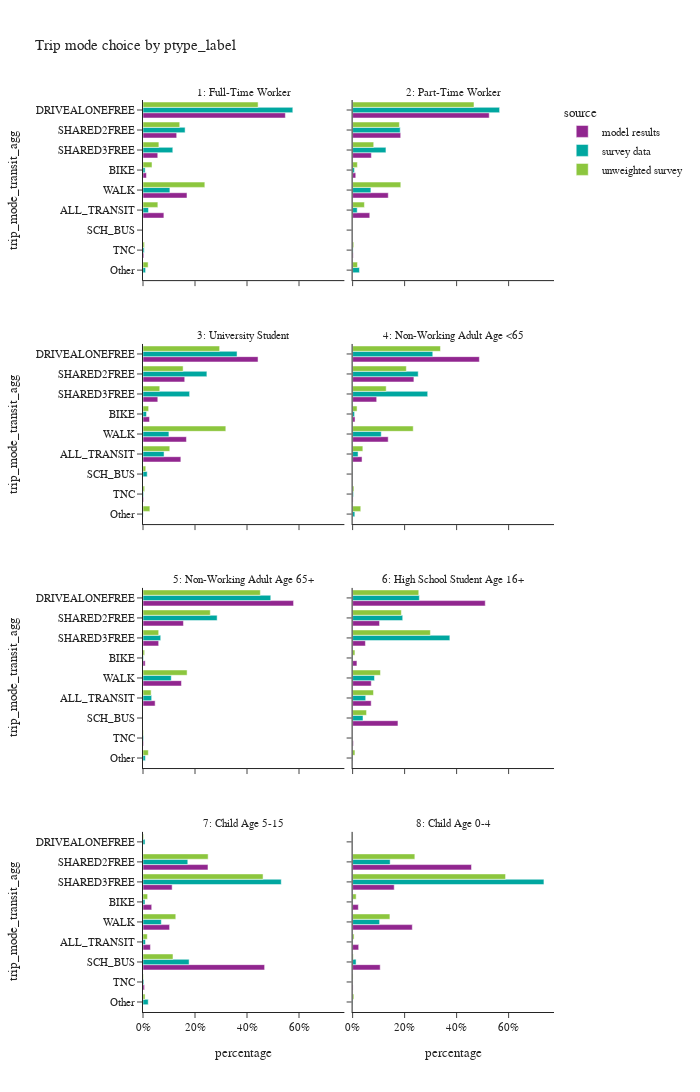
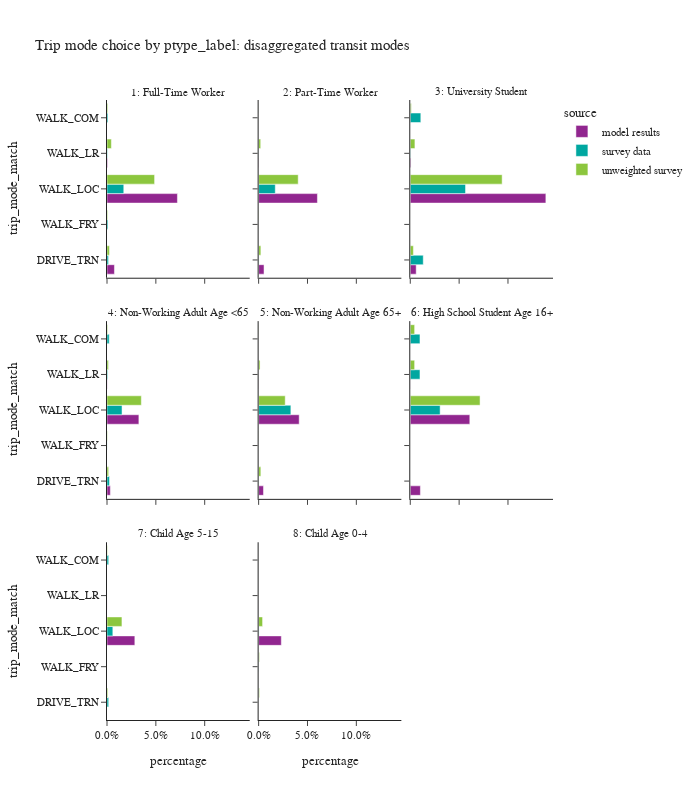

Source (notebook cell) for these figures, in order:
### Code cell
plot_mode_choice(trip_data,'ptype_label',2,1200)
plot_mode_choice_transit(trip_data,'ptype_label',3,800)

### Figure 1 — Plotly figure (JSON) as saved in the notebook; plotly's stock layout.template omitted (floating-point values rounded to 4 significant figures)
{"data": [{"alignmentgroup": "True", "hovertemplate": "source=model results<br>ptype_label=1: Full-Time Worker<br>percentage=%{x}<br>trip_mode_transit_agg=%{y}<extra></extra>", "legendgroup": "model results", "marker": {"color": "#91268F", "pattern": {"shape": ""}}, "name": "model results", "offsetgroup": "model results", "orientation": "h", "showlegend": true, "textposition": "auto", "type": "bar", "x": [0.08029, 0.01324, 0.5475, 0.1296, 0.05675, 0.003376, 0.1692], "xaxis": "x7", "y": ["ALL_TRANSIT", "BIKE", "DRIVEALONEFREE", "SHARED2FREE", "SHARED3FREE", "TNC", "WALK"], "yaxis": "y7"}, {"alignmentgroup": "True", "hovertemplate": "source=model results<br>ptype_label=2: Part-Time Worker<br>percentage=%{x}<br>trip_mode_transit_agg=%{y}<extra></extra>", "legendgroup": "model results", "marker": {"color": "#91268F", "pattern": {"shape": ""}}, "name": "model results", "offsetgroup": "model results", "orientation": "h", "showlegend": false, "textposition": "auto", "type": "bar", "x": [0.066, 0.01208, 0.5254, 0.185, 0.07216, 0.002256, 0.1371], "xaxis": "x8", "y": ["ALL_TRANSIT", "BIKE", "DRIVEALONEFREE", "SHARED2FREE", "SHARED3FREE", "TNC", "WALK"], "yaxis": "y8"}, {"alignmentgroup": "True", "hovertemplate": "source=model results<br>ptype_label=3: University Student<br>percentage=%{x}<br>trip_mode_transit_agg=%{y}<extra></extra>", "legendgroup": "model results", "marker": {"color": "#91268F", "pattern": {"shape": ""}}, "name": "model results", "offsetgroup": "model results", "orientation": "h", "showlegend": false, "textposition": "auto", "type": "bar", "x": [0.1456, 0.02509, 0.4424, 0.1605, 0.0569, 0.002472, 0.167], "xaxis": "x5", "y": ["ALL_TRANSIT", "BIKE", "DRIVEALONEFREE", "SHARED2FREE", "SHARED3FREE", "TNC", "WALK"], "yaxis": "y5"}, {"alignmentgroup": "True", "hovertemplate": "source=model results<br>ptype_label=4: Non-Working Adult Age <65<br>percentage=%{x}<br>trip_mode_transit_agg=%{y}<extra></extra>", "legendgroup": "model results", "marker": {"color": "#91268F", "pattern": {"shape": ""}}, "name": "model results", "offsetgroup": "model results", "orientation": "h", "showlegend": false, "textposition": "auto", "type": "bar", "x": [0.03625, 0.009302, 0.4875, 0.2357, 0.09258, 0.001755, 0.1369], "xaxis": "x6", "y": ["ALL_TRANSIT", "BIKE", "DRIVEALONEFREE", "SHARED2FREE", "SHARED3FREE", "TNC", "WALK"], "yaxis": "y6"}, {"alignmentgroup": "True", "hovertemplate": "source=model results<br>ptype_label=5: Non-Working Adult Age 65+<br>percentage=%{x}<br>trip_mode_transit_agg=%{y}<extra></extra>", "legendgroup": "model results", "marker": {"color": "#91268F", "pattern": {"shape": ""}}, "name": "model results", "offsetgroup": "model results", "orientation": "h", "showlegend": false, "textposition": "auto", "type": "bar", "x": [0.04668, 0.008396, 0.5791, 0.1555, 0.06027, 0.002173, 0.1479], "xaxis": "x3", "y": ["ALL_TRANSIT", "BIKE", "DRIVEALONEFREE", "SHARED2FREE", "SHARED3FREE", "TNC", "WALK"], "yaxis": "y3"}, {"alignmentgroup": "True", "hovertemplate": "source=model results<br>ptype_label=6: High School Student Age 16+<br>percentage=%{x}<br>trip_mode_transit_agg=%{y}<extra></extra>", "legendgroup": "model results", "marker": {"color": "#91268F", "pattern": {"shape": ""}}, "name": "model results", "offsetgroup": "model results", "orientation": "h", "showlegend": false, "textposition": "auto", "type": "bar", "x": [0.07143, 0.01661, 0.5102, 0.1744, 0.1036, 0.04923, 0.002839, 0.07171], "xaxis": "x4", "y": ["ALL_TRANSIT", "BIKE", "DRIVEALONEFREE", "SCH_BUS", "SHARED2FREE", "SHARED3FREE", "TNC", "WALK"], "yaxis": "y4"}, {"alignmentgroup": "True", "hovertemplate": "source=model results<br>ptype_label=7: Child Age 5-15<br>percentage=%{x}<br>trip_mode_transit_agg=%{y}<extra></extra>", "legendgroup": "model results", "marker": {"color": "#91268F", "pattern": {"shape": ""}}, "name": "model results", "offsetgroup": "model results", "orientation": "h", "showlegend": false, "textposition": "auto", "type": "bar", "x": [0.02856, 0.0335, 0.4677, 0.2499, 0.1121, 0.005935, 0.1023], "xaxis": "x", "y": ["ALL_TRANSIT", "BIKE", "SCH_BUS", "SHARED2FREE", "SHARED3FREE", "TNC", "WALK"], "yaxis": "y"}, {"alignmentgroup": "True", "hovertemplate": "source=model results<br>ptype_label=8: Child Age 0-4<br>percentage=%{x}<br>trip_mode_transit_agg=%{y}<extra></extra>", "legendgroup": "model results", "marker": {"color": "#91268F", "pattern": {"shape": ""}}, "name": "model results", "offsetgroup": "model results", "orientation": "h", "showlegend": false, "textposition": "auto", "type": "bar", "x": [0.02336, 0.022, 0.1061, 0.4572, 0.1601, 0.001692, 0.2296], "xaxis": "x2", "y": ["ALL_TRANSIT", "BIKE", "SCH_BUS", "SHARED2FREE", "SHARED3FREE", "TNC", "WALK"], "yaxis": "y2"}, {"alignmentgroup": "True", "hovertemplate": "source=survey data<br>ptype_label=1: Full-Time Worker<br>percentage=%{x}<br>trip_mode_transit_agg=%{y}<extra></extra>", "legendgroup": "survey data", "marker": {"color": "#00A7A0", "pattern": {"shape": ""}}, "name": "survey data", "offsetgroup": "survey data", "orientation": "h", "showlegend": true, "textposition": "auto", "type": "bar", "x": [0.02114, 0.008293, 0.5761, 0.009888, 0.1619, 0.1146, 0.004675, 0.1034], "xaxis": "x7", "y": ["ALL_TRANSIT", "BIKE", "DRIVEALONEFREE", "Other", "SHARED2FREE", "SHARED3FREE", "TNC", "WALK"], "yaxis": "y7"}, {"alignmentgroup": "True", "hovertemplate": "source=survey data<br>ptype_label=2: Part-Time Worker<br>percentage=%{x}<br>trip_mode_transit_agg=%{y}<extra></extra>", "legendgroup": "survey data", "marker": {"color": "#00A7A0", "pattern": {"shape": ""}}, "name": "survey data", "offsetgroup": "survey data", "orientation": "h", "showlegend": false, "textposition": "auto", "type": "bar", "x": [0.01771, 0.007065, 0.5654, 0.0263, 0.183, 0.1282, 0.001934, 0.07035], "xaxis": "x8", "y": ["ALL_TRANSIT", "BIKE", "DRIVEALONEFREE", "Other", "SHARED2FREE", "SHARED3FREE", "TNC", "WALK"], "yaxis": "y8"}, {"alignmentgroup": "True", "hovertemplate": "source=survey data<br>ptype_label=3: University Student<br>percentage=%{x}<br>trip_mode_transit_agg=%{y}<extra></extra>", "legendgroup": "survey data", "marker": {"color": "#00A7A0", "pattern": {"shape": ""}}, "name": "survey data", "offsetgroup": "survey data", "orientation": "h", "showlegend": false, "textposition": "auto", "type": "bar", "x": [0.081, 0.0135, 0.3617, 0.0007484, 0.01619, 0.2457, 0.1793, 0.002254, 0.09964], "xaxis": "x5", "y": ["ALL_TRANSIT", "BIKE", "DRIVEALONEFREE", "Other", "SCH_BUS", "SHARED2FREE", "SHARED3FREE", "TNC", "WALK"], "yaxis": "y5"}, {"alignmentgroup": "True", "hovertemplate": "source=survey data<br>ptype_label=4: Non-Working Adult Age <65<br>percentage=%{x}<br>trip_mode_transit_agg=%{y}<extra></extra>", "legendgroup": "survey data", "marker": {"color": "#00A7A0", "pattern": {"shape": ""}}, "name": "survey data", "offsetgroup": "survey data", "orientation": "h", "showlegend": false, "textposition": "auto", "type": "bar", "x": [0.021, 0.007458, 0.3083, 0.008557, 0.0003043, 0.2523, 0.2887, 0.003184, 0.1101], "xaxis": "x6", "y": ["ALL_TRANSIT", "BIKE", "DRIVEALONEFREE", "Other", "SCH_BUS", "SHARED2FREE", "SHARED3FREE", "TNC", "WALK"], "yaxis": "y6"}, {"alignmentgroup": "True", "hovertemplate": "source=survey data<br>ptype_label=5: Non-Working Adult Age 65+<br>percentage=%{x}<br>trip_mode_transit_agg=%{y}<extra></extra>", "legendgroup": "survey data", "marker": {"color": "#00A7A0", "pattern": {"shape": ""}}, "name": "survey data", "offsetgroup": "survey data", "orientation": "h", "showlegend": false, "textposition": "auto", "type": "bar", "x": [0.03331, 0.001898, 0.4914, 0.009117, 0.2852, 0.06812, 0.002313, 0.1087], "xaxis": "x3", "y": ["ALL_TRANSIT", "BIKE", "DRIVEALONEFREE", "Other", "SHARED2FREE", "SHARED3FREE", "TNC", "WALK"], "yaxis": "y3"}, {"alignmentgroup": "True", "hovertemplate": "source=survey data<br>ptype_label=6: High School Student Age 16+<br>percentage=%{x}<br>trip_mode_transit_agg=%{y}<extra></extra>", "legendgroup": "survey data", "marker": {"color": "#00A7A0", "pattern": {"shape": ""}}, "name": "survey data", "offsetgroup": "survey data", "orientation": "h", "showlegend": false, "textposition": "auto", "type": "bar", "x": [0.05039, 0.001077, 0.2566, 0.001077, 0.03997, 0.1927, 0.374, 0.08418], "xaxis": "x4", "y": ["ALL_TRANSIT", "BIKE", "DRIVEALONEFREE", "Other", "SCH_BUS", "SHARED2FREE", "SHARED3FREE", "WALK"], "yaxis": "y4"}, {"alignmentgroup": "True", "hovertemplate": "source=survey data<br>ptype_label=7: Child Age 5-15<br>percentage=%{x}<br>trip_mode_transit_agg=%{y}<extra></extra>", "legendgroup": "survey data", "marker": {"color": "#00A7A0", "pattern": {"shape": ""}}, "name": "survey data", "offsetgroup": "survey data", "orientation": "h", "showlegend": false, "textposition": "auto", "type": "bar", "x": [0.009396, 0.007617, 0.007836, 0.02009, 0.1773, 0.1723, 0.5317, 0.003387, 0.07037], "xaxis": "x", "y": ["ALL_TRANSIT", "BIKE", "DRIVEALONEFREE", "Other", "SCH_BUS", "SHARED2FREE", "SHARED3FREE", "TNC", "WALK"], "yaxis": "y"}, {"alignmentgroup": "True", "hovertemplate": "source=survey data<br>ptype_label=8: Child Age 0-4<br>percentage=%{x}<br>trip_mode_transit_agg=%{y}<extra></extra>", "legendgroup": "survey data", "marker": {"color": "#00A7A0", "pattern": {"shape": ""}}, "name": "survey data", "offsetgroup": "survey data", "orientation": "h", "showlegend": false, "textposition": "auto", "type": "bar", "x": [0.0006628, 0.0006787, 0.0001678, 0.0008388, 0.01333, 0.1444, 0.7358, 0.0002086, 0.1039], "xaxis": "x2", "y": ["ALL_TRANSIT", "BIKE", "DRIVEALONEFREE", "Other", "SCH_BUS", "SHARED2FREE", "SHARED3FREE", "TNC", "WALK"], "yaxis": "y2"}, {"alignmentgroup": "True", "hovertemplate": "source=unweighted survey<br>ptype_label=1: Full-Time Worker<br>percentage=%{x}<br>trip_mode_transit_agg=%{y}<extra></extra>", "legendgroup": "unweighted survey", "marker": {"color": "#8CC63E", "pattern": {"shape": ""}}, "name": "unweighted survey", "offsetgroup": "unweighted survey", "orientation": "h", "showlegend": true, "textposition": "auto", "type": "bar", "x": [0.0571, 0.03467, 0.4427, 0.01968, 0.1412, 0.06107, 0.005816, 0.2378], "xaxis": "x7", "y": ["ALL_TRANSIT", "BIKE", "DRIVEALONEFREE", "Other", "SHARED2FREE", "SHARED3FREE", "TNC", "WALK"], "yaxis": "y7"}, {"alignmentgroup": "True", "hovertemplate": "source=unweighted survey<br>ptype_label=2: Part-Time Worker<br>percentage=%{x}<br>trip_mode_transit_agg=%{y}<extra></extra>", "legendgroup": "unweighted survey", "marker": {"color": "#8CC63E", "pattern": {"shape": ""}}, "name": "unweighted survey", "offsetgroup": "unweighted survey", "orientation": "h", "showlegend": false, "textposition": "auto", "type": "bar", "x": [0.04538, 0.01832, 0.4668, 0.01867, 0.1799, 0.08115, 0.004363, 0.1853], "xaxis": "x8", "y": ["ALL_TRANSIT", "BIKE", "DRIVEALONEFREE", "Other", "SHARED2FREE", "SHARED3FREE", "TNC", "WALK"], "yaxis": "y8"}, {"alignmentgroup": "True", "hovertemplate": "source=unweighted survey<br>ptype_label=3: University Student<br>percentage=%{x}<br>trip_mode_transit_agg=%{y}<extra></extra>", "legendgroup": "unweighted survey", "marker": {"color": "#8CC63E", "pattern": {"shape": ""}}, "name": "unweighted survey", "offsetgroup": "unweighted survey", "orientation": "h", "showlegend": false, "textposition": "auto", "type": "bar", "x": [0.103, 0.02166, 0.2948, 0.02641, 0.01057, 0.1543, 0.06445, 0.006339, 0.3185], "xaxis": "x5", "y": ["ALL_TRANSIT", "BIKE", "DRIVEALONEFREE", "Other", "SCH_BUS", "SHARED2FREE", "SHARED3FREE", "TNC", "WALK"], "yaxis": "y5"}, {"alignmentgroup": "True", "hovertemplate": "source=unweighted survey<br>ptype_label=4: Non-Working Adult Age <65<br>percentage=%{x}<br>trip_mode_transit_agg=%{y}<extra></extra>", "legendgroup": "unweighted survey", "marker": {"color": "#8CC63E", "pattern": {"shape": ""}}, "name": "unweighted survey", "offsetgroup": "unweighted survey", "orientation": "h", "showlegend": false, "textposition": "auto", "type": "bar", "x": [0.03938, 0.01715, 0.3379, 0.03134, 0.0002117, 0.2066, 0.1292, 0.005082, 0.2331], "xaxis": "x6", "y": ["ALL_TRANSIT", "BIKE", "DRIVEALONEFREE", "Other", "SCH_BUS", "SHARED2FREE", "SHARED3FREE", "TNC", "WALK"], "yaxis": "y6"}, {"alignmentgroup": "True", "hovertemplate": "source=unweighted survey<br>ptype_label=5: Non-Working Adult Age 65+<br>percentage=%{x}<br>trip_mode_transit_agg=%{y}<extra></extra>", "legendgroup": "unweighted survey", "marker": {"color": "#8CC63E", "pattern": {"shape": ""}}, "name": "unweighted survey", "offsetgroup": "unweighted survey", "orientation": "h", "showlegend": false, "textposition": "auto", "type": "bar", "x": [0.0313, 0.006342, 0.4513, 0.02046, 0.2588, 0.06035, 0.001841, 0.1696], "xaxis": "x3", "y": ["ALL_TRANSIT", "BIKE", "DRIVEALONEFREE", "Other", "SHARED2FREE", "SHARED3FREE", "TNC", "WALK"], "yaxis": "y3"}, {"alignmentgroup": "True", "hovertemplate": "source=unweighted survey<br>ptype_label=6: High School Student Age 16+<br>percentage=%{x}<br>trip_mode_transit_agg=%{y}<extra></extra>", "legendgroup": "unweighted survey", "marker": {"color": "#8CC63E", "pattern": {"shape": ""}}, "name": "unweighted survey", "offsetgroup": "unweighted survey", "orientation": "h", "showlegend": false, "textposition": "auto", "type": "bar", "x": [0.08036, 0.008929, 0.2545, 0.008929, 0.05357, 0.1875, 0.2991, 0.1071], "xaxis": "x4", "y": ["ALL_TRANSIT", "BIKE", "DRIVEALONEFREE", "Other", "SCH_BUS", "SHARED2FREE", "SHARED3FREE", "WALK"], "yaxis": "y4"}, {"alignmentgroup": "True", "hovertemplate": "source=unweighted survey<br>ptype_label=7: Child Age 5-15<br>percentage=%{x}<br>trip_mode_transit_agg=%{y}<extra></extra>", "legendgroup": "unweighted survey", "marker": {"color": "#8CC63E", "pattern": {"shape": ""}}, "name": "unweighted survey", "offsetgroup": "unweighted survey", "orientation": "h", "showlegend": false, "textposition": "auto", "type": "bar", "x": [0.01654, 0.01778, 0.00248, 0.007854, 0.1153, 0.2505, 0.4618, 0.001654, 0.1261], "xaxis": "x", "y": ["ALL_TRANSIT", "BIKE", "DRIVEALONEFREE", "Other", "SCH_BUS", "SHARED2FREE", "SHARED3FREE", "TNC", "WALK"], "yaxis": "y"}, {"alignmentgroup": "True", "hovertemplate": "source=unweighted survey<br>ptype_label=8: Child Age 0-4<br>percentage=%{x}<br>trip_mode_transit_agg=%{y}<extra></extra>", "legendgroup": "unweighted survey", "marker": {"color": "#8CC63E", "pattern": {"shape": ""}}, "name": "unweighted survey", "offsetgroup": "unweighted survey", "orientation": "h", "showlegend": false, "textposition": "auto", "type": "bar", "x": [0.005641, 0.0137, 0.0008058, 0.004835, 0.002417, 0.2393, 0.5882, 0.001612, 0.1434], "xaxis": "x2", "y": ["ALL_TRANSIT", "BIKE", "DRIVEALONEFREE", "Other", "SCH_BUS", "SHARED2FREE", "SHARED3FREE", "TNC", "WALK"], "yaxis": "y2"}], "layout": {"annotations": [{"font": {}, "showarrow": false, "text": "7: Child Age 5-15", "x": 0.245, "xanchor": "center", "xref": "paper", "y": 0.1975, "yanchor": "bottom", "yref": "paper"}, {"font": {}, "showarrow": false, "text": "8: Child Age 0-4", "x": 0.755, "xanchor": "center", "xref": "paper", "y": 0.1975, "yanchor": "bottom", "yref": "paper"}, {"font": {}, "showarrow": false, "text": "5: Non-Working Adult Age 65+", "x": 0.245, "xanchor": "center", "xref": "paper", "y": 0.465, "yanchor": "bottom", "yref": "paper"}, {"font": {}, "showarrow": false, "text": "6: High School Student Age 16+", "x": 0.755, "xanchor": "center", "xref": "paper", "y": 0.465, "yanchor": "bottom", "yref": "paper"}, {"font": {}, "showarrow": false, "text": "3: University Student", "x": 0.245, "xanchor": "center", "xref": "paper", "y": 0.7325, "yanchor": "bottom", "yref": "paper"}, {"font": {}, "showarrow": false, "text": "4: Non-Working Adult Age <65", "x": 0.755, "xanchor": "center", "xref": "paper", "y": 0.7325, "yanchor": "bottom", "yref": "paper"}, {"font": {}, "showarrow": false, "text": "1: Full-Time Worker", "x": 0.245, "xanchor": "center", "xref": "paper", "y": 1.0, "yanchor": "bottom", "yref": "paper"}, {"font": {}, "showarrow": false, "text": "2: Part-Time Worker", "x": 0.755, "xanchor": "center", "xref": "paper", "y": 1.0, "yanchor": "bottom", "yref": "paper"}], "barmode": "group", "height": 1200, "legend": {"title": {"text": "source"}, "tracegroupgap": 0}, "title": {"text": "Trip mode choice by ptype_label"}, "width": 700, "xaxis": {"anchor": "y", "domain": [0.0, 0.49], "tickformat": ".0%", "title": {"text": "percentage"}}, "xaxis2": {"anchor": "y2", "domain": [0.51, 1.0], "matches": "x", "tickformat": ".0%", "title": {"text": "percentage"}}, "xaxis3": {"anchor": "y3", "domain": [0.0, 0.49], "matches": "x", "showticklabels": false}, "xaxis4": {"anchor": "y4", "domain": [0.51, 1.0], "matches": "x", "showticklabels": false}, "xaxis5": {"anchor": "y5", "domain": [0.0, 0.49], "matches": "x", "showticklabels": false}, "xaxis6": {"anchor": "y6", "domain": [0.51, 1.0], "matches": "x", "showticklabels": false}, "xaxis7": {"anchor": "y7", "domain": [0.0, 0.49], "matches": "x", "showticklabels": false}, "xaxis8": {"anchor": "y8", "domain": [0.51, 1.0], "matches": "x", "showticklabels": false}, "yaxis": {"anchor": "x", "categoryarray": ["Other", "TNC", "SCH_BUS", "ALL_TRANSIT", "WALK", "BIKE", "SHARED3FREE", "SHARED2FREE", "DRIVEALONEFREE"], "categoryorder": "array", "domain": [0.0, 0.1975], "title": {"text": "trip_mode_transit_agg"}}, "yaxis2": {"anchor": "x2", "domain": [0.0, 0.1975], "matches": "y", "showticklabels": false}, "yaxis3": {"anchor": "x3", "categoryarray": ["Other", "TNC", "SCH_BUS", "ALL_TRANSIT", "WALK", "BIKE", "SHARED3FREE", "SHARED2FREE", "DRIVEALONEFREE"], "categoryorder": "array", "domain": [0.2675, 0.465], "matches": "y", "title": {"text": "trip_mode_transit_agg"}}, "yaxis4": {"anchor": "x4", "domain": [0.2675, 0.465], "matches": "y", "showticklabels": false}, "yaxis5": {"anchor": "x5", "categoryarray": ["Other", "TNC", "SCH_BUS", "ALL_TRANSIT", "WALK", "BIKE", "SHARED3FREE", "SHARED2FREE", "DRIVEALONEFREE"], "categoryorder": "array", "domain": [0.535, 0.7325], "matches": "y", "title": {"text": "trip_mode_transit_agg"}}, "yaxis6": {"anchor": "x6", "domain": [0.535, 0.7325], "matches": "y", "showticklabels": false}, "yaxis7": {"anchor": "x7", "categoryarray": ["Other", "TNC", "SCH_BUS", "ALL_TRANSIT", "WALK", "BIKE", "SHARED3FREE", "SHARED2FREE", "DRIVEALONEFREE"], "categoryorder": "array", "domain": [0.8025, 1.0], "matches": "y", "title": {"text": "trip_mode_transit_agg"}}, "yaxis8": {"anchor": "x8", "domain": [0.8025, 1.0], "matches": "y", "showticklabels": false}}}

### Figure 2 — Plotly figure (JSON) as saved in the notebook; plotly's stock layout.template omitted (floating-point values rounded to 4 significant figures)
{"data": [{"alignmentgroup": "True", "hovertemplate": "source=model results<br>ptype_label=1: Full-Time Worker<br>percentage=%{x}<br>trip_mode_match=%{y}<extra></extra>", "legendgroup": "model results", "marker": {"color": "#91268F", "pattern": {"shape": ""}}, "name": "model results", "offsetgroup": "model results", "orientation": "h", "showlegend": true, "textposition": "auto", "type": "bar", "x": [0.007603, 7.605e-07, 0.07208, 0.0006082], "xaxis": "x7", "y": ["DRIVE_TRN", "WALK_FRY", "WALK_LOC", "WALK_LR"], "yaxis": "y7"}, {"alignmentgroup": "True", "hovertemplate": "source=model results<br>ptype_label=2: Part-Time Worker<br>percentage=%{x}<br>trip_mode_match=%{y}<extra></extra>", "legendgroup": "model results", "marker": {"color": "#91268F", "pattern": {"shape": ""}}, "name": "model results", "offsetgroup": "model results", "orientation": "h", "showlegend": false, "textposition": "auto", "type": "bar", "x": [0.005515, 0.06015, 0.0003346], "xaxis": "x8", "y": ["DRIVE_TRN", "WALK_LOC", "WALK_LR"], "yaxis": "y8"}, {"alignmentgroup": "True", "hovertemplate": "source=model results<br>ptype_label=3: University Student<br>percentage=%{x}<br>trip_mode_match=%{y}<extra></extra>", "legendgroup": "model results", "marker": {"color": "#91268F", "pattern": {"shape": ""}}, "name": "model results", "offsetgroup": "model results", "orientation": "h", "showlegend": false, "textposition": "auto", "type": "bar", "x": [0.006038, 0.1388, 0.0007443], "xaxis": "x9", "y": ["DRIVE_TRN", "WALK_LOC", "WALK_LR"], "yaxis": "y9"}, {"alignmentgroup": "True", "hovertemplate": "source=model results<br>ptype_label=4: Non-Working Adult Age <65<br>percentage=%{x}<br>trip_mode_match=%{y}<extra></extra>", "legendgroup": "model results", "marker": {"color": "#91268F", "pattern": {"shape": ""}}, "name": "model results", "offsetgroup": "model results", "orientation": "h", "showlegend": false, "textposition": "auto", "type": "bar", "x": [0.003416, 0.03263, 0.0002074], "xaxis": "x4", "y": ["DRIVE_TRN", "WALK_LOC", "WALK_LR"], "yaxis": "y4"}, {"alignmentgroup": "True", "hovertemplate": "source=model results<br>ptype_label=5: Non-Working Adult Age 65+<br>percentage=%{x}<br>trip_mode_match=%{y}<extra></extra>", "legendgroup": "model results", "marker": {"color": "#91268F", "pattern": {"shape": ""}}, "name": "model results", "offsetgroup": "model results", "orientation": "h", "showlegend": false, "textposition": "auto", "type": "bar", "x": [0.004946, 1.811e-06, 0.04149, 0.0002327], "xaxis": "x5", "y": ["DRIVE_TRN", "WALK_FRY", "WALK_LOC", "WALK_LR"], "yaxis": "y5"}, {"alignmentgroup": "True", "hovertemplate": "source=model results<br>ptype_label=6: High School Student Age 16+<br>percentage=%{x}<br>trip_mode_match=%{y}<extra></extra>", "legendgroup": "model results", "marker": {"color": "#91268F", "pattern": {"shape": ""}}, "name": "model results", "offsetgroup": "model results", "orientation": "h", "showlegend": false, "textposition": "auto", "type": "bar", "x": [0.01035, 0.06093, 0.0001387], "xaxis": "x6", "y": ["DRIVE_TRN", "WALK_LOC", "WALK_LR"], "yaxis": "y6"}, {"alignmentgroup": "True", "hovertemplate": "source=model results<br>ptype_label=7: Child Age 5-15<br>percentage=%{x}<br>trip_mode_match=%{y}<extra></extra>", "legendgroup": "model results", "marker": {"color": "#91268F", "pattern": {"shape": ""}}, "name": "model results", "offsetgroup": "model results", "orientation": "h", "showlegend": false, "textposition": "auto", "type": "bar", "x": [0.0285, 6.359e-05], "xaxis": "x", "y": ["WALK_LOC", "WALK_LR"], "yaxis": "y"}, {"alignmentgroup": "True", "hovertemplate": "source=model results<br>ptype_label=8: Child Age 0-4<br>percentage=%{x}<br>trip_mode_match=%{y}<extra></extra>", "legendgroup": "model results", "marker": {"color": "#91268F", "pattern": {"shape": ""}}, "name": "model results", "offsetgroup": "model results", "orientation": "h", "showlegend": false, "textposition": "auto", "type": "bar", "x": [0.02322, 0.0001445], "xaxis": "x2", "y": ["WALK_LOC", "WALK_LR"], "yaxis": "y2"}, {"alignmentgroup": "True", "hovertemplate": "source=survey data<br>ptype_label=1: Full-Time Worker<br>percentage=%{x}<br>trip_mode_match=%{y}<extra></extra>", "legendgroup": "survey data", "marker": {"color": "#00A7A0", "pattern": {"shape": ""}}, "name": "survey data", "offsetgroup": "survey data", "orientation": "h", "showlegend": true, "textposition": "auto", "type": "bar", "x": [0.001562, 0.0009734, 0.0009804, 0.01717, 0.0004629], "xaxis": "x7", "y": ["DRIVE_TRN", "WALK_COM", "WALK_FRY", "WALK_LOC", "WALK_LR"], "yaxis": "y7"}, {"alignmentgroup": "True", "hovertemplate": "source=survey data<br>ptype_label=2: Part-Time Worker<br>percentage=%{x}<br>trip_mode_match=%{y}<extra></extra>", "legendgroup": "survey data", "marker": {"color": "#00A7A0", "pattern": {"shape": ""}}, "name": "survey data", "offsetgroup": "survey data", "orientation": "h", "showlegend": false, "textposition": "auto", "type": "bar", "x": [0.0003905, 0.0, 7.354e-05, 0.01703, 0.0002163], "xaxis": "x8", "y": ["DRIVE_TRN", "WALK_COM", "WALK_FRY", "WALK_LOC", "WALK_LR"], "yaxis": "y8"}, {"alignmentgroup": "True", "hovertemplate": "source=survey data<br>ptype_label=3: University Student<br>percentage=%{x}<br>trip_mode_match=%{y}<extra></extra>", "legendgroup": "survey data", "marker": {"color": "#00A7A0", "pattern": {"shape": ""}}, "name": "survey data", "offsetgroup": "survey data", "orientation": "h", "showlegend": false, "textposition": "auto", "type": "bar", "x": [0.01328, 0.01078, 0.05655, 0.0003818], "xaxis": "x9", "y": ["DRIVE_TRN", "WALK_COM", "WALK_LOC", "WALK_LR"], "yaxis": "y9"}, {"alignmentgroup": "True", "hovertemplate": "source=survey data<br>ptype_label=4: Non-Working Adult Age <65<br>percentage=%{x}<br>trip_mode_match=%{y}<extra></extra>", "legendgroup": "survey data", "marker": {"color": "#00A7A0", "pattern": {"shape": ""}}, "name": "survey data", "offsetgroup": "survey data", "orientation": "h", "showlegend": false, "textposition": "auto", "type": "bar", "x": [0.002564, 0.002264, 9.533e-05, 0.01539, 0.0006874], "xaxis": "x4", "y": ["DRIVE_TRN", "WALK_COM", "WALK_FRY", "WALK_LOC", "WALK_LR"], "yaxis": "y4"}, {"alignmentgroup": "True", "hovertemplate": "source=survey data<br>ptype_label=5: Non-Working Adult Age 65+<br>percentage=%{x}<br>trip_mode_match=%{y}<extra></extra>", "legendgroup": "survey data", "marker": {"color": "#00A7A0", "pattern": {"shape": ""}}, "name": "survey data", "offsetgroup": "survey data", "orientation": "h", "showlegend": false, "textposition": "auto", "type": "bar", "x": [0.0002353, 0.0, 3.735e-05, 0.03299, 4.927e-05], "xaxis": "x5", "y": ["DRIVE_TRN", "WALK_COM", "WALK_FRY", "WALK_LOC", "WALK_LR"], "yaxis": "y5"}, {"alignmentgroup": "True", "hovertemplate": "source=survey data<br>ptype_label=6: High School Student Age 16+<br>percentage=%{x}<br>trip_mode_match=%{y}<extra></extra>", "legendgroup": "survey data", "marker": {"color": "#00A7A0", "pattern": {"shape": ""}}, "name": "survey data", "offsetgroup": "survey data", "orientation": "h", "showlegend": false, "textposition": "auto", "type": "bar", "x": [0.009917, 0.03056, 0.009917], "xaxis": "x6", "y": ["WALK_COM", "WALK_LOC", "WALK_LR"], "yaxis": "y6"}, {"alignmentgroup": "True", "hovertemplate": "source=survey data<br>ptype_label=7: Child Age 5-15<br>percentage=%{x}<br>trip_mode_match=%{y}<extra></extra>", "legendgroup": "survey data", "marker": {"color": "#00A7A0", "pattern": {"shape": ""}}, "name": "survey data", "offsetgroup": "survey data", "orientation": "h", "showlegend": false, "textposition": "auto", "type": "bar", "x": [0.001715, 0.001715, 0.005965], "xaxis": "x", "y": ["DRIVE_TRN", "WALK_COM", "WALK_LOC"], "yaxis": "y"}, {"alignmentgroup": "True", "hovertemplate": "source=survey data<br>ptype_label=8: Child Age 0-4<br>percentage=%{x}<br>trip_mode_match=%{y}<extra></extra>", "legendgroup": "survey data", "marker": {"color": "#00A7A0", "pattern": {"shape": ""}}, "name": "survey data", "offsetgroup": "survey data", "orientation": "h", "showlegend": false, "textposition": "auto", "type": "bar", "x": [3.693e-05, 0.0002086, 0.0004172], "xaxis": "x2", "y": ["DRIVE_TRN", "WALK_FRY", "WALK_LOC"], "yaxis": "y2"}, {"alignmentgroup": "True", "hovertemplate": "source=unweighted survey<br>ptype_label=1: Full-Time Worker<br>percentage=%{x}<br>trip_mode_match=%{y}<extra></extra>", "legendgroup": "unweighted survey", "marker": {"color": "#8CC63E", "pattern": {"shape": ""}}, "name": "unweighted survey", "offsetgroup": "unweighted survey", "orientation": "h", "showlegend": true, "textposition": "auto", "type": "bar", "x": [0.002461, 0.0007829, 0.0006711, 0.04871, 0.004474], "xaxis": "x7", "y": ["DRIVE_TRN", "WALK_COM", "WALK_FRY", "WALK_LOC", "WALK_LR"], "yaxis": "y7"}, {"alignmentgroup": "True", "hovertemplate": "source=unweighted survey<br>ptype_label=2: Part-Time Worker<br>percentage=%{x}<br>trip_mode_match=%{y}<extra></extra>", "legendgroup": "unweighted survey", "marker": {"color": "#8CC63E", "pattern": {"shape": ""}}, "name": "unweighted survey", "offsetgroup": "unweighted survey", "orientation": "h", "showlegend": false, "textposition": "auto", "type": "bar", "x": [0.002269, 0.0001745, 0.000349, 0.04049, 0.002094], "xaxis": "x8", "y": ["DRIVE_TRN", "WALK_COM", "WALK_FRY", "WALK_LOC", "WALK_LR"], "yaxis": "y8"}, {"alignmentgroup": "True", "hovertemplate": "source=unweighted survey<br>ptype_label=3: University Student<br>percentage=%{x}<br>trip_mode_match=%{y}<extra></extra>", "legendgroup": "unweighted survey", "marker": {"color": "#8CC63E", "pattern": {"shape": ""}}, "name": "unweighted survey", "offsetgroup": "unweighted survey", "orientation": "h", "showlegend": false, "textposition": "auto", "type": "bar", "x": [0.00317, 0.001057, 0.09403, 0.004754], "xaxis": "x9", "y": ["DRIVE_TRN", "WALK_COM", "WALK_LOC", "WALK_LR"], "yaxis": "y9"}, {"alignmentgroup": "True", "hovertemplate": "source=unweighted survey<br>ptype_label=4: Non-Working Adult Age <65<br>percentage=%{x}<br>trip_mode_match=%{y}<extra></extra>", "legendgroup": "unweighted survey", "marker": {"color": "#8CC63E", "pattern": {"shape": ""}}, "name": "unweighted survey", "offsetgroup": "unweighted survey", "orientation": "h", "showlegend": false, "textposition": "auto", "type": "bar", "x": [0.001694, 0.0006352, 0.0004235, 0.03515, 0.001482], "xaxis": "x4", "y": ["DRIVE_TRN", "WALK_COM", "WALK_FRY", "WALK_LOC", "WALK_LR"], "yaxis": "y4"}, {"alignmentgroup": "True", "hovertemplate": "source=unweighted survey<br>ptype_label=5: Non-Working Adult Age 65+<br>percentage=%{x}<br>trip_mode_match=%{y}<extra></extra>", "legendgroup": "unweighted survey", "marker": {"color": "#8CC63E", "pattern": {"shape": ""}}, "name": "unweighted survey", "offsetgroup": "unweighted survey", "orientation": "h", "showlegend": false, "textposition": "auto", "type": "bar", "x": [0.00225, 0.0002046, 0.0002046, 0.02721, 0.001432], "xaxis": "x5", "y": ["DRIVE_TRN", "WALK_COM", "WALK_FRY", "WALK_LOC", "WALK_LR"], "yaxis": "y5"}, {"alignmentgroup": "True", "hovertemplate": "source=unweighted survey<br>ptype_label=6: High School Student Age 16+<br>percentage=%{x}<br>trip_mode_match=%{y}<extra></extra>", "legendgroup": "unweighted survey", "marker": {"color": "#8CC63E", "pattern": {"shape": ""}}, "name": "unweighted survey", "offsetgroup": "unweighted survey", "orientation": "h", "showlegend": false, "textposition": "auto", "type": "bar", "x": [0.004464, 0.07143, 0.004464], "xaxis": "x6", "y": ["WALK_COM", "WALK_LOC", "WALK_LR"], "yaxis": "y6"}, {"alignmentgroup": "True", "hovertemplate": "source=unweighted survey<br>ptype_label=7: Child Age 5-15<br>percentage=%{x}<br>trip_mode_match=%{y}<extra></extra>", "legendgroup": "unweighted survey", "marker": {"color": "#8CC63E", "pattern": {"shape": ""}}, "name": "unweighted survey", "offsetgroup": "unweighted survey", "orientation": "h", "showlegend": false, "textposition": "auto", "type": "bar", "x": [0.0008268, 0.0004134, 0.0153], "xaxis": "x", "y": ["DRIVE_TRN", "WALK_COM", "WALK_LOC"], "yaxis": "y"}, {"alignmentgroup": "True", "hovertemplate": "source=unweighted survey<br>ptype_label=8: Child Age 0-4<br>percentage=%{x}<br>trip_mode_match=%{y}<extra></extra>", "legendgroup": "unweighted survey", "marker": {"color": "#8CC63E", "pattern": {"shape": ""}}, "name": "unweighted survey", "offsetgroup": "unweighted survey", "orientation": "h", "showlegend": false, "textposition": "auto", "type": "bar", "x": [0.0008058, 0.0008058, 0.004029], "xaxis": "x2", "y": ["DRIVE_TRN", "WALK_FRY", "WALK_LOC"], "yaxis": "y2"}], "layout": {"annotations": [{"font": {}, "showarrow": false, "text": "7: Child Age 5-15", "x": 0.16, "xanchor": "center", "xref": "paper", "y": 0.2867, "yanchor": "bottom", "yref": "paper"}, {"font": {}, "showarrow": false, "text": "8: Child Age 0-4", "x": 0.5, "xanchor": "center", "xref": "paper", "y": 0.2867, "yanchor": "bottom", "yref": "paper"}, {"font": {}, "showarrow": false, "text": "4: Non-Working Adult Age <65", "x": 0.16, "xanchor": "center", "xref": "paper", "y": 0.6433, "yanchor": "bottom", "yref": "paper"}, {"font": {}, "showarrow": false, "text": "5: Non-Working Adult Age 65+", "x": 0.5, "xanchor": "center", "xref": "paper", "y": 0.6433, "yanchor": "bottom", "yref": "paper"}, {"font": {}, "showarrow": false, "text": "6: High School Student Age 16+", "x": 0.84, "xanchor": "center", "xref": "paper", "y": 0.6433, "yanchor": "bottom", "yref": "paper"}, {"font": {}, "showarrow": false, "text": "1: Full-Time Worker", "x": 0.16, "xanchor": "center", "xref": "paper", "y": 1.0, "yanchor": "bottom", "yref": "paper"}, {"font": {}, "showarrow": false, "text": "2: Part-Time Worker", "x": 0.5, "xanchor": "center", "xref": "paper", "y": 1.0, "yanchor": "bottom", "yref": "paper"}, {"font": {}, "showarrow": false, "text": "3: University Student", "x": 0.84, "xanchor": "center", "xref": "paper", "y": 1.0, "yanchor": "bottom", "yref": "paper"}], "barmode": "group", "height": 800, "legend": {"title": {"text": "source"}, "tracegroupgap": 0}, "title": {"text": "Trip mode choice by ptype_label: disaggregated transit modes"}, "width": 700, "xaxis": {"anchor": "y", "domain": [0.0, 0.32], "tickformat": ".1%", "title": {"text": "percentage"}}, "xaxis2": {"anchor": "y2", "domain": [0.34, 0.66], "matches": "x", "tickformat": ".1%", "title": {"text": "percentage"}}, "xaxis3": {"anchor": "y3", "domain": [0.68, 1.0], "matches": "x", "title": {"text": "percentage"}}, "xaxis4": {"anchor": "y4", "domain": [0.0, 0.32], "matches": "x", "showticklabels": false}, "xaxis5": {"anchor": "y5", "domain": [0.34, 0.66], "matches": "x", "showticklabels": false}, "xaxis6": {"anchor": "y6", "domain": [0.68, 1.0], "matches": "x", "showticklabels": false}, "xaxis7": {"anchor": "y7", "domain": [0.0, 0.32], "matches": "x", "showticklabels": false}, "xaxis8": {"anchor": "y8", "domain": [0.34, 0.66], "matches": "x", "showticklabels": false}, "xaxis9": {"anchor": "y9", "domain": [0.68, 1.0], "matches": "x", "showticklabels": false}, "yaxis": {"anchor": "x", "domain": [0.0, 0.2867], "title": {"text": "trip_mode_match"}}, "yaxis2": {"anchor": "x2", "domain": [0.0, 0.2867], "matches": "y", "showticklabels": false}, "yaxis3": {"anchor": "x3", "domain": [0.0, 0.2867], "matches": "y", "showticklabels": false}, "yaxis4": {"anchor": "x4", "domain": [0.3567, 0.6433], "matches": "y", "title": {"text": "trip_mode_match"}}, "yaxis5": {"anchor": "x5", "domain": [0.3567, 0.6433], "matches": "y", "showticklabels": false}, "yaxis6": {"anchor": "x6", "domain": [0.3567, 0.6433], "matches": "y", "showticklabels": false}, "yaxis7": {"anchor": "x7", "domain": [0.7133, 1.0], "matches": "y", "title": {"text": "trip_mode_match"}}, "yaxis8": {"anchor": "x8", "domain": [0.7133, 1.0], "matches": "y", "showticklabels": false}, "yaxis9": {"anchor": "x9", "domain": [0.7133, 1.0], "matches": "y", "showticklabels": false}}}
